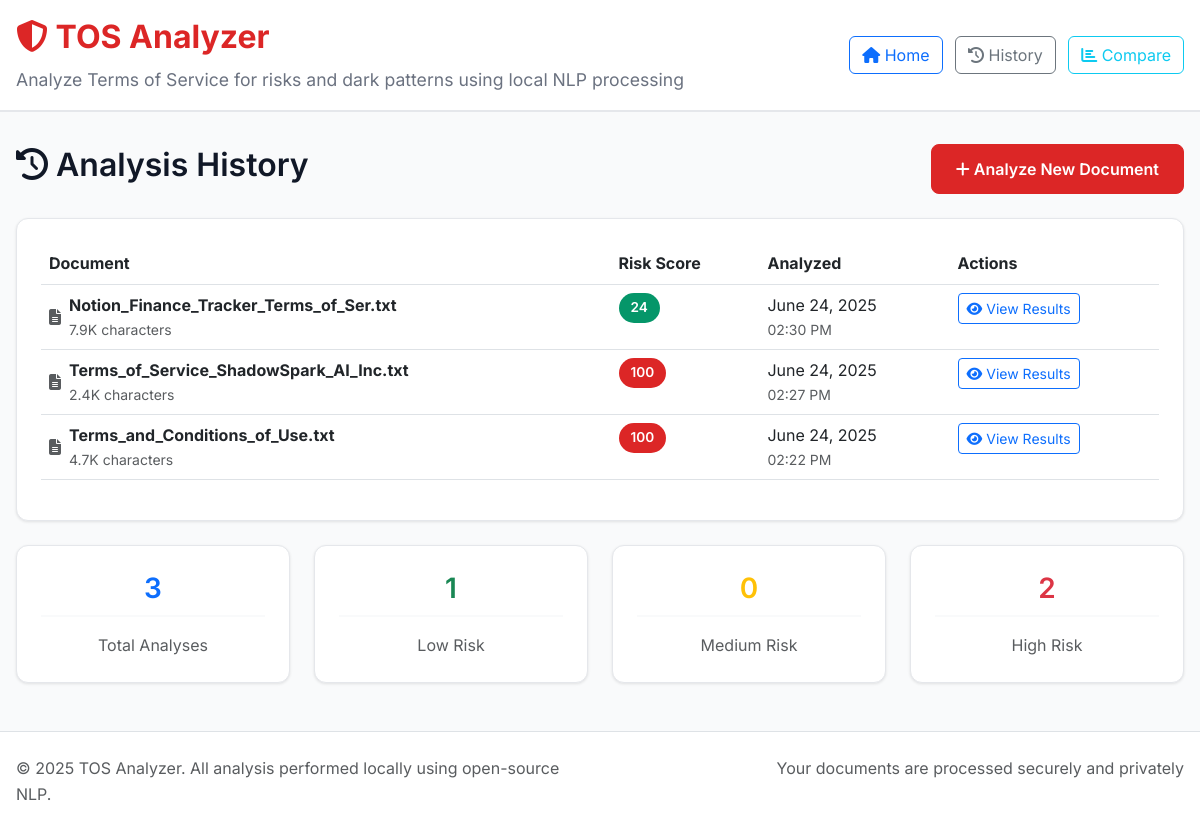
Before: /history with the older database file.
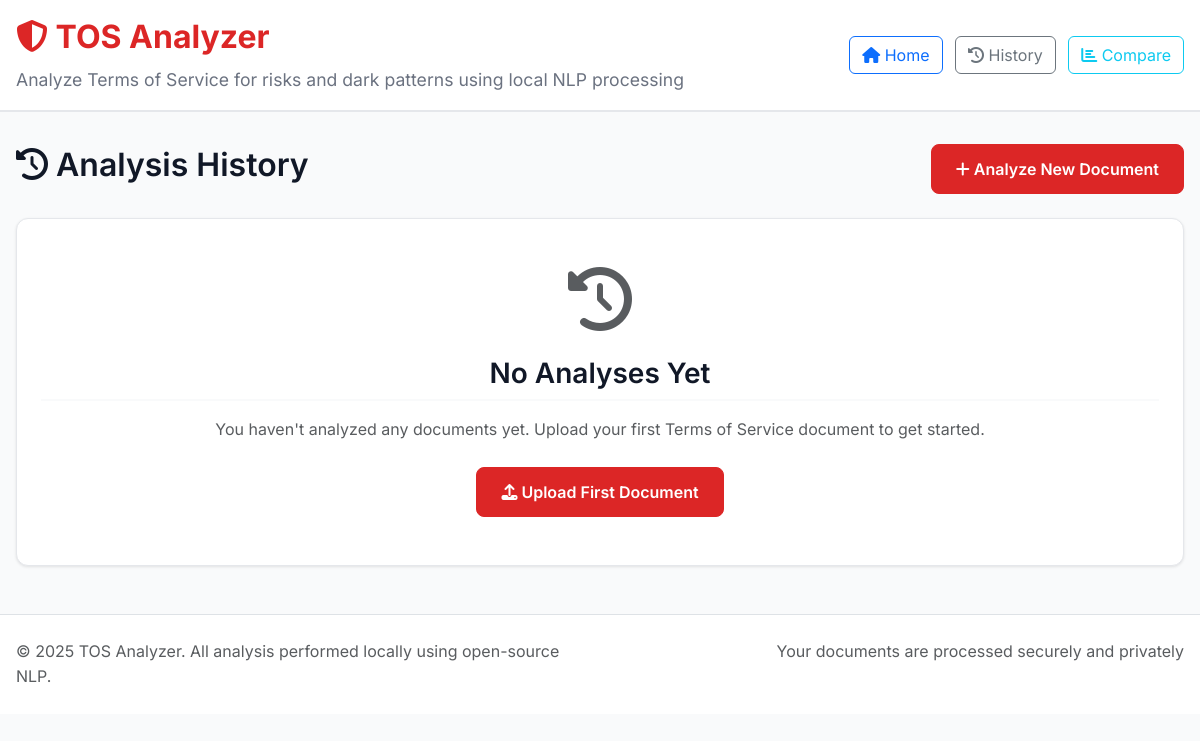
After: the same page with the newer database file.
### models.py (models this page shows, shortened)
class AnalysisResult(db.Model):
    id = db.Column(db.Integer, primary_key=True)
    filename = db.Column(db.String(255), nullable=False)
    file_hash = db.Column(db.String(64), nullable=False)
    risk_score = db.Column(db.Integer, nullable=False)
    transparency_score = db.Column(db.Integer, default=0)
    analysis_data = db.Column(db.Text, nullable=False)  # JSON string
    created_at = db.Column(db.DateTime, default=datetime.utcnow)
    def get_analysis_data(self):
        try:
            return json.loads(self.analysis_data)
        except (json.JSONDecodeError, TypeError):
            return {}

### routes.py (the view)
@app.route('/history')
def history():
    analyses = AnalysisResult.query.order_by(AnalysisResult.created_at.desc()).limit(50).all()
    return render_template('history.html', analyses=analyses)

### templates/history.html (shortened to what this page needs)
{% extends "base.html" %}
{% block content %}
<div class="row">
    <div class="col-12">
        <div class="d-flex justify-content-between align-items-center mb-4">
            <h2>
                <i class="fas fa-history"></i>
                Analysis History
            </h2>
            <a href="{{ url_for('index') }}" class="btn btn-primary">
                <i class="fas fa-plus"></i> Analyze New Document
            </a>
        </div>
        {% if analyses %}
            <div class="analysis-card">
                <div class="table-responsive">
                    <table class="table table-hover">
                        <thead>
                            <tr>
                                <th>Document</th>
                                <th>Risk Score</th>
                                <th>Analyzed</th>
                                <th>Actions</th>
                            </tr>
                        </thead>
                        <tbody>
                            {% for analysis in analyses %}
                            <tr>
                                <td>
                                    <div class="d-flex align-items-center">
                                        <i class="fas fa-file-alt text-muted me-2"></i>
                                        <div>
                                            <strong>{{ analysis.filename }}</strong>
                                            <div class="small text-muted">
                                                {{ "%.1f"|format(analysis.get_analysis_data().text_length / 1000) }}K characters
                                            </div>
                                        </div>
                                    </div>
                                </td>
                                <td>
                                    <span class="score-badge {{ 'low' if analysis.risk_score < 30 else 'medium' if analysis.risk_score < 70 else 'high' }}">
                                        {{ analysis.risk_score }}
                                    </span>
                                </td>
                                <td>
                                    <div>{{ analysis.created_at.strftime('%B %d, %Y') }}</div>
                                    <div class="small text-muted">{{ analysis.created_at.strftime('%I:%M %p') }}</div>
                                </td>
                                <td>
                                    <a href="{{ url_for('results', result_id=analysis.id) }}"
                                       class="btn btn-sm btn-outline-primary">
                                        <i class="fas fa-eye"></i> View Results
                                    </a>
                                </td>
                            </tr>
                            {% endfor %}
                        </tbody>
                    </table>
                </div>
            </div>
            <div class="row mt-4">
                <div class="col-md-3">
                    <div class="analysis-card text-center">
                        <h3 class="text-primary">{{ analyses|length }}</h3>
                        <p class="text-muted mb-0">Total Analyses</p>
                    </div>
                </div>
                <div class="col-md-3">
                    <div class="analysis-card text-center">
                        <h3 class="text-success">{{ analyses|selectattr('risk_score', 'lt', 30)|list|length }}</h3>
                        <p class="text-muted mb-0">Low Risk</p>
                    </div>
                </div>
                <div class="col-md-3">
                    <div class="analysis-card text-center">
                        <h3 class="text-warning">{{ analyses|selectattr('risk_score', 'ge', 30)|selectattr('risk_score', 'lt', 70)|list|length }}</h3>
                        <p class="text-muted mb-0">Medium Risk</p>
                    </div>
                </div>
                <div class="col-md-3">
                    <div class="analysis-card text-center">
                        <h3 class="text-danger">{{ analyses|selectattr('risk_score', 'ge', 70)|list|length }}</h3>
                        <p class="text-muted mb-0">High Risk</p>
                    </div>
                </div>
            </div>
        {% else %}
            <div class="analysis-card text-center py-5">
                <i class="fas fa-history fa-4x text-muted mb-4"></i>
                <h3>No Analyses Yet</h3>
                <p class="text-muted mb-4">
                    You haven't analyzed any documents yet. Upload your first Terms of Service document to get started.
                </p>
                <a href="{{ url_for('index') }}" class="btn btn-primary">
                    <i class="fas fa-upload"></i> Upload First Document
                </a>
            </div>
        {% endif %}
    </div>
</div>
{% endblock %}

### templates/base.html (shortened to what this page needs)
<!DOCTYPE html>
<html lang="en">
<head>
    <link href="https://cdn.jsdelivr.net/npm/bootstrap@5.3.0/dist/css/bootstrap.min.css" rel="stylesheet">
    <link href="https://cdnjs.cloudflare.com/ajax/libs/font-awesome/6.4.0/css/all.min.css" rel="stylesheet">
    <link href="{{ url_for('static', filename='css/style.css') }}" rel="stylesheet">
</head>
<body>
    <header class="main-header">
        <div class="container-fluid">
            <div class="row align-items-center">
                <div class="col-md-8">
                    <h1>
                        <i class="fas fa-shield-alt"></i>
                        TOS Analyzer
                    </h1>
                    <p class="mb-0">
                        Analyze Terms of Service for risks and dark patterns using local NLP processing
                    </p>
                </div>
                <div class="col-md-4 text-end">
                    <nav>
                        <a href="{{ url_for('index') }}" class="btn btn-outline-primary me-2">
                            <i class="fas fa-home"></i> Home
                        </a>
                        <a href="{{ url_for('history') }}" class="btn btn-outline-secondary me-2">
                            <i class="fas fa-history"></i> History
                        </a>
                        <a href="{{ url_for('compare') }}" class="btn btn-outline-info">
                            <i class="fas fa-chart-bar"></i> Compare
                        </a>
                    </nav>
                </div>
            </div>
        </div>
    </header>
    <main class="container-fluid">
        {% block content %}{% endblock %}
    </main>
    <footer class="mt-5 py-4 bg-white border-top">
        <div class="container-fluid">
            <div class="row">
                <div class="col-md-6">
                    <p class="text-muted mb-0">
                        © 2025 TOS Analyzer. All analysis performed locally using open-source NLP.
                    </p>
                </div>
                <div class="col-md-6 text-end">
                    <p class="text-muted mb-0">
                        Your documents are processed securely and privately
                    </p>
                </div>
            </div>
        </div>
    </footer>
</body>
</html>

### static/css/style.css (style rules this page uses)
:root { --color-primary: #DC2626; --color-secondary: #059669; --color-accent: #D97706; --color-background: #F9FAFB; --color-text: #111827; --color-neutral: #6B7280; --font-primary: 'Inter', -apple-system, BlinkMacSystemFont, 'Segoe UI', sans-serif; --font-mono: 'JetBrains Mono', 'Monaco', 'Menlo', monospace; }
* { margin: 0; padding: 0; box-sizing: border-box; }
body { font-family: var(--font-primary); background-color: var(--color-background); color: var(--color-text); line-height: 1.6; }
h1, h2, h3, h4, h5, h6 { font-weight: 600; line-height: 1.3; margin-bottom: 0.5rem; }
.container-fluid { max-width: 1400px; margin: 0 auto; padding: 0 1rem; }
.main-header { background: white; border-bottom: 2px solid #E5E7EB; padding: 1rem 0; margin-bottom: 2rem; }
.main-header h1 { color: var(--color-primary); font-size: 2rem; font-weight: 700; }
.main-header p { color: var(--color-neutral); font-size: 1.1rem; margin-top: 0.5rem; }
.analysis-card { background: white; border-radius: 12px; padding: 1.5rem; box-shadow: 0 1px 3px rgba(0, 0, 0, 0.1); border: 1px solid #E5E7EB; }
.analysis-card h3 { color: var(--color-text); margin-bottom: 1rem; padding-bottom: 0.5rem; border-bottom: 2px solid var(--color-background); }
.btn-primary { background-color: var(--color-primary); border-color: var(--color-primary); font-weight: 600; padding: 0.75rem 1.5rem; border-radius: 8px; transition: all 0.3s ease; }
.text-center { text-align: center; }
.mb-0 { margin-bottom: 0; }
.d-flex { display: flex; }
.justify-content-between { justify-content: space-between; }
.align-items-center { align-items: center; }

Changed rows visible on the page:
removed AnalysisResult: filename "Notion_Finance_Tracker_Terms_of_Ser.txt", analysis.get_analysis_data().text_length/1000 "7.9", risk_score "24", created_at "June 24, 2025", created_at "02:30 PM"
removed AnalysisResult: filename "Terms_of_Service_ShadowSpark_AI_Inc.txt", analysis.get_analysis_data().text_length/1000 "2.4", risk_score "100", created_at "June 24, 2025", created_at "02:27 PM"
removed AnalysisResult: filename "Terms_and_Conditions_of_Use.txt", analysis.get_analysis_data().text_length/1000 "4.7", risk_score "100", created_at "June 24, 2025", created_at "02:22 PM"
Other visible differences:
{{ analyses|length }}: "3" → (not shown)
{{ analyses|selectattr('risk_score', 'lt', 30)|list|length }}: "1" → (not shown)
{{ analyses|selectattr('risk_score', 'ge', 70)|list|length }}: "2" → (not shown)
text no longer shown: "Document Risk Score Analyzed Actions Total Analyses Low Risk 0 Medium Risk High Risk"
text now shown: "No Analyses Yet You haven't analyzed any documents yet. Upload your first Terms of Service document to get started. Upload First Document"
